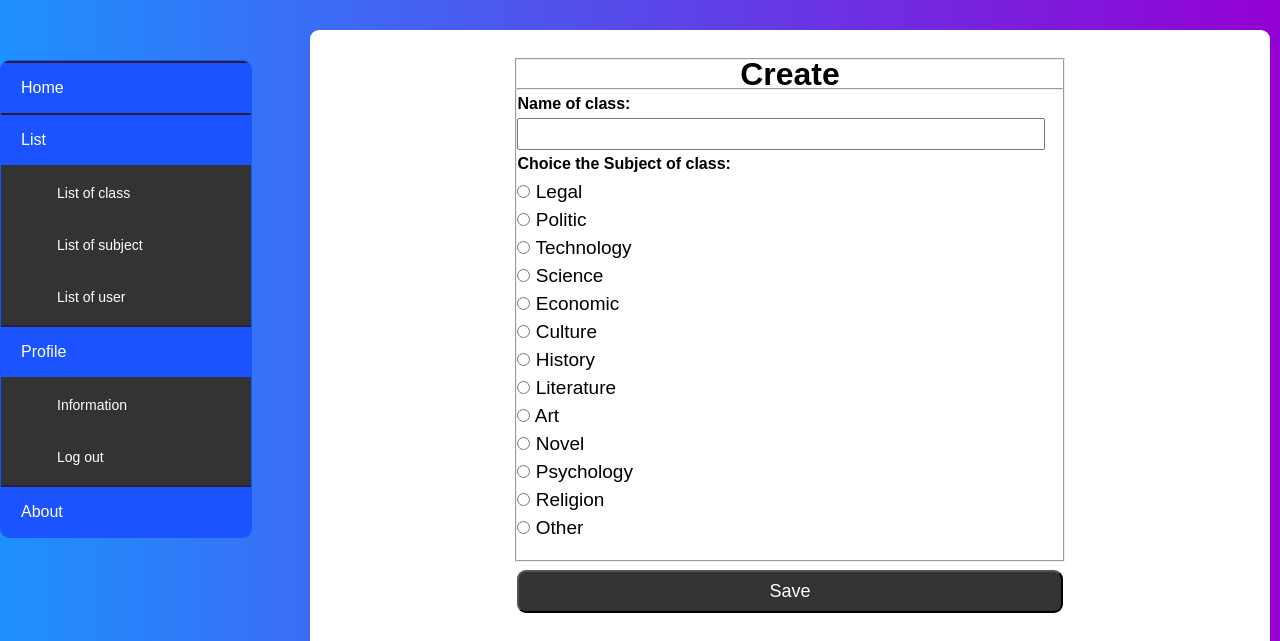
The page /home/list-of-class/create-new-class/ (signed in) on the database its author committed.
### tables this page shows
CREATE TABLE subject(
        id_subject INTEGER PRIMARY KEY,
        subject_name TEXT NOT NULL
    );

### app.py (the view)
@app.route('/home/list-of-class/create-new-class/')
def create_new_class():
    if "username" in session:
        with sql.connect(database) as conn:
            cur= conn.cursor()
            cur.execute("SELECT subject_name from subject")
            subject_name = cur.fetchall()
            return render_template("createclass.html", subject_name =subject_name)
    return "<h1> welcome<h1>"

### templates/createclass.html (shortened to what this page needs)
{% extends "home.html" %}
    {% block createclass%} {{super()}}
    <link rel="stylesheet" href="{{url_for('static', filename='css/createclass.css')}}" type="text/css">
</head>
<body>
    <fieldset>
        <h1>Create</h1>
        <hr>
        <form class="form" action="{{url_for('save')}}" method="POST">
            <label for=""><b>Name of class:</b></label><br>
            <input id="text" type="text" name="name"><br>
            <label for=""><b>Choice the Subject of class: </b></label><br> {% for i in subject_name%}
            <li>
                <input type="radio" name="subjects" id="id" value="{{i[0]}}"> {{i[0]}}<br>
            </li>
            {% endfor%}
            <br>
            <input type="submit" value="Save" id="save">
        </form>
    </fieldset>
    {%endblock%}

### static/css/home.css (style rules this page uses)
* { margin: 0; padding: 0; font-family: 'Franklin Gothic Medium', 'Arial Narrow', Arial, sans-serif; list-style: none; text-decoration: none; }
body { font-family: 'Courier New', Courier, monospace; height: 100vh; background: linear-gradient(90deg, #1E90FF, #9400D3) no-repeat; }

### static/css/createclass.css (style rules this page uses)
h1 { text-align: center; }
fieldset { margin: auto; margin-top: 28px; width: 500px; height: 500px; line-height: 28px; }
.form #text { height: 20px; width: 500px; padding: 3px 12px 5px; font-size: 19px; }
.form li { position: relative; }
.form li { font-size: 19px; ; }
.form #save { position: relative; padding: 9px 250px 9px 250px; border-radius: 9px; font-size: 18px; background-color: #333; color: white; }

### rows shown on the page
subject: subject_name "Legal"
subject: subject_name "Politic"
subject: subject_name "Technology"
subject: subject_name "Science"
subject: subject_name "Economic"
subject: subject_name "Culture"
subject: subject_name "History"
subject: subject_name "Literature"
subject: subject_name "Art"
subject: subject_name "Novel"
subject: subject_name "Psychology"
subject: subject_name "Religion"
subject: subject_name "Other"
